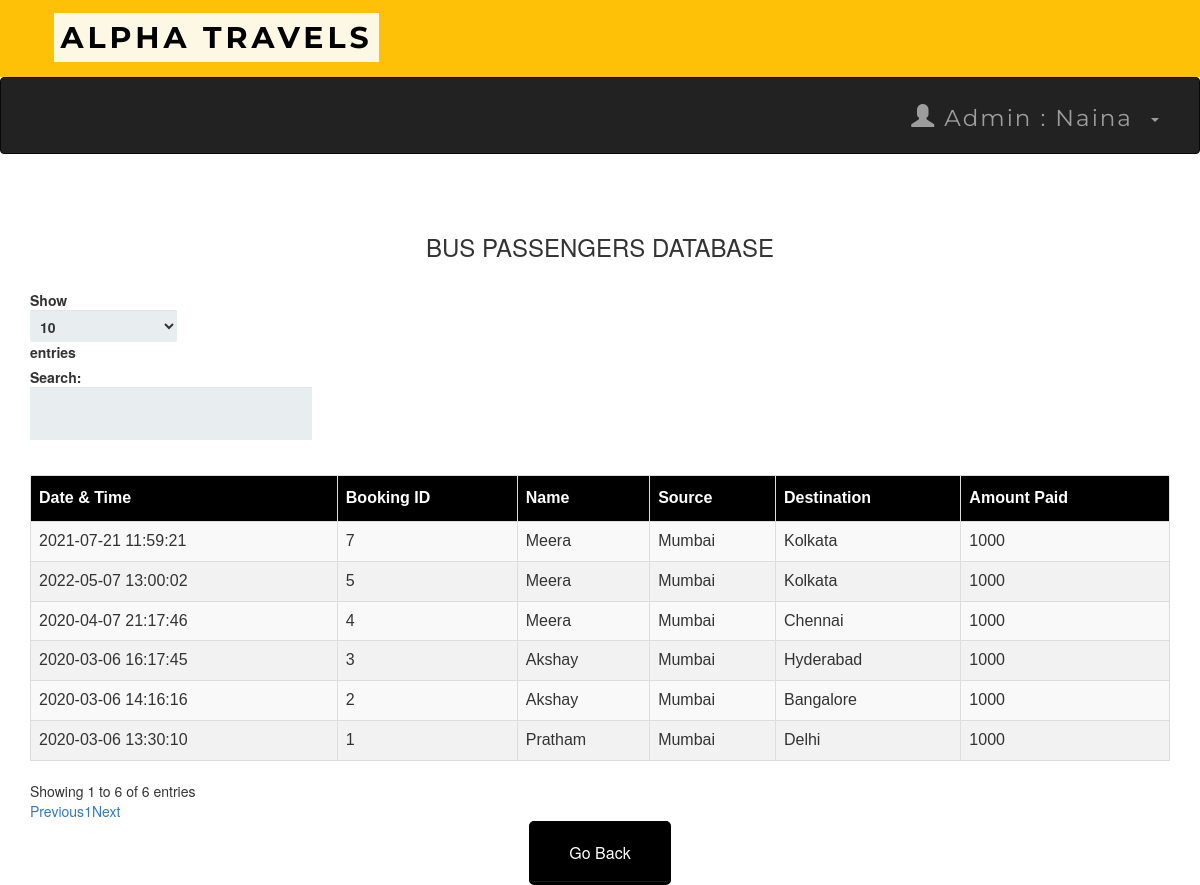
The page /adminbusdb.php (signed in) on the database its author committed.
### tables this page shows
CREATE TABLE `bustransactions` (
  `T_No.` int(10) NOT NULL,
  `email` varchar(50) NOT NULL,
  `source` varchar(50) NOT NULL,
  `dest` varchar(50) NOT NULL,
  `Name` varchar(50) NOT NULL,
  `Bus_No` int(11) NOT NULL,
  `NoOfpass` int(11) NOT NULL,
  `card_no` int(25) NOT NULL,
  `expmonth` int(2) NOT NULL,
  `expyear` int(2) NOT NULL,
  `cvv` int(3) NOT NULL,
  `pin` int(4) NOT NULL,
  `Date` datetime NOT NULL DEFAULT current_timestamp(),
  `Amt` int(10) NOT NULL
);

### adminbusdb.php (the view, shortened to what this page needs)
<?php
include 'connect.php' ;
include 'adminheader.php';
?>
 <!DOCTYPE html>
 <html>
 <link rel='stylesheet' href='css/index.css'>
      <head>
           <link rel="stylesheet" href="https://maxcdn.bootstrapcdn.com/bootstrap/3.3.6/css/bootstrap.min.css" />
           <link rel="stylesheet" href="https://cdn.datatables.net/1.10.12/css/dataTables.bootstrap.min.css" />
      </head>
      <body>
           <br /><br />
           <div class="container">
                <h3 align="center">BUS PASSENGERS DATABASE</h3>
                <br />
                <div class="table-responsive">
                     <table id="data" class="table table-striped table-bordered">
                          <thead>
                               <tr>
                                    <th> Date & Time</th>
                                    <th> Booking ID  </th>
                                    <th> Name </th>
                                    <th> Source </th>
                                    <th> Destination </th>
                                    <th> Amount Paid</th>
                               </tr>
                          </thead>
                          <tbody>
  <?php
   $result = mysqli_query($connect , "select * From bustransactions");
  while ($row = mysqli_fetch_assoc($result)):
  ?>
  <tr>
    <td><?php echo $row['Date']; ?></td>
    <td><?php echo $row['T_No.']; ?></td>
    <td><?php echo $row['Name']; ?></td>
    <td><?php echo $row['source']; ?></td>
    <td><?php echo $row['dest']; ?></td>
    <td><?php echo $row['Amt']; ?></td>
    </tr>
  <?php endwhile; ?>
</tbody>
                     </table>
                </div>
           </div>
      </body>
 </html>
<table align='center'>
<tr>
  <td><a href='admin.php'><button style="background-color: black ; border-color:black "  ><span style="color:white">Go Back </span> </button></a></td>
 </tr>

### css/index.css (style rules this page uses)
*, *:before, *:after { -moz-box-sizing: border-box; -webkit-box-sizing: border-box; box-sizing: border-box; }
body { background-color: #F5F1F0; font-family: 'Nunito', sans-serif; color: #384047; }
a { text-decoration:none; }
td { text-align: center; }
button { padding: 19px 39px 18px 39px; color: #FFF; background-color: #a8db34; font-size: 18px; text-align: center; font-style: normal; border-radius: 5px; width: 100%; border: 1px solid #71db34; border-width: 1px 1px 3px; box-shadow: 0 -1px 0 rgba(255,255,255,0.1) inset; margin-bottom: 10px; }

### adminbusdb.php (style rules this page uses)
table#data { font-size:16px; font-family: "Trebuchet MS", Arial, Helvetica, sans-serif; border-collapse: collapse; border-spacing: 0; width: 100%; }
#data td, #data th { border: 1px solid #ddd; text-align: left; padding: 8px; }
#data tr:nth-child(even) { background-color: #f2f2f2 }
#data th { padding-top: 11px; padding-bottom: 11px; background-color: black; color: white; }

### rows shown on the page
bustransactions: Date "2020-03-06 13:30:10", value "1", Name "Pratham", source "Mumbai", dest "Delhi", Amt "1000"
bustransactions: Date "2020-03-06 14:16:16", value "2", Name "Akshay", source "Mumbai", dest "Bangalore", Amt "1000"
bustransactions: Date "2020-03-06 16:17:45", value "3", Name "Akshay", source "Mumbai", dest "Hyderabad", Amt "1000"
bustransactions: Date "2020-04-07 21:17:46", value "4", Name "Meera", source "Mumbai", dest "Chennai", Amt "1000"
bustransactions: Date "2022-05-07 13:00:02", value "5", Name "Meera", source "Mumbai", dest "Kolkata", Amt "1000"
bustransactions: Date "2021-07-21 11:59:21", value "7", Name "Meera", source "Mumbai", dest "Kolkata", Amt "1000"

### other values the page prints
$_SESSION['name'] "Naina"
